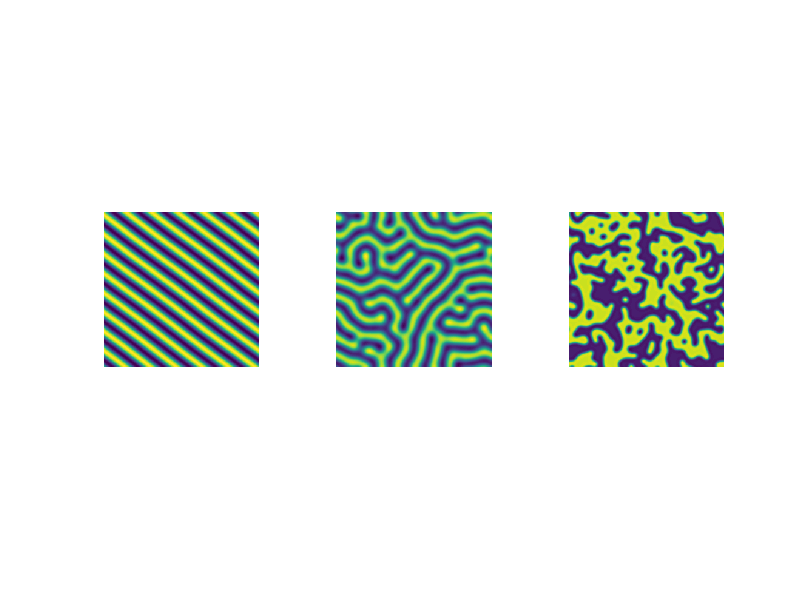

Reproduce this figure in MATLAB.
%% Code modified from http://nile.physics.ncsu.edu/hon292a-f08/
clear all; clc;
%%
epsilon=0.02;
g=0;
ko=1;

%global stop;
stop=0;

L=20*pi;
N=256;
a0=sqrt(4*epsilon/3);
noise = 1e-1;

t=0;
dt=0.03/epsilon;

%Setting up the initial condition
rk = zeros(N);

% --- INITIAL CONDITION 0: RANDOM MATRIX
U=noise*randn(N);
Ut=[t log(max(max(abs(U)))) log(a0)];

% Solving the problem in the Fourier domain
q=zeros(N,1);
for k=1:N
    q(k)=(2*(k-1)/N-1)*pi*N/L;
end
Q=U;
for k=1:N
    for l=1:N
        Q(k,l)=1/(1-dt*(epsilon-(ko^2-(q(k)^2+q(l)^2))^2));
    end
end

%%
n = 0;
cnt = 0;
        
while(cnt < 1)
    n=n+1;
    u=fftshift(fft2(U));
    t=t+dt;
    u=u.*Q;
    U=real(ifft2(ifftshift(u)));
    U=U+dt*(g*U.^2-U.^3);
    %  dt=min(0.1,0.1/(max(max(abs(U))))^3);
    
    Ut=[Ut;t log(max(max(abs(U)))) log(a0)];
    
    if(n == 800)
        cnt = cnt+1;
        
        subplot(1,3,1)
        imagesc(U);
        if n == 800;
           U_1 = U;
        end;   
        axis off
        axis equal
        R(:,:,cnt)=U;
        K(:,:,cnt)=u;
    end
    
end

%%

epsilon=1;
g=0;
ko=1;

%global stop;
stop=0;

L=20*pi;
N=256;
a0=sqrt(4*epsilon/3);
noise = 1e-1;

t=0;
dt=0.03/epsilon;

%Setting up the initial condition
rk = zeros(N);

% --- INITIAL CONDITION 0: RANDOM MATRIX
U=noise*randn(N);
Ut=[t log(max(max(abs(U)))) log(a0)];

% Solving the problem in the Fourier domain
q=zeros(N,1);
for k=1:N
    q(k)=(2*(k-1)/N-1)*pi*N/L;
end
Q=U;
for k=1:N
    for l=1:N
        Q(k,l)=1/(1-dt*(epsilon-(ko^2-(q(k)^2+q(l)^2))^2));
    end
end

%%
n = 0;
cnt = 0;
        
while(cnt < 1)
    n=n+1;
    u=fftshift(fft2(U));
    t=t+dt;
    u=u.*Q;
    U=real(ifft2(ifftshift(u)));
    U=U+dt*(g*U.^2-U.^3);
    %  dt=min(0.1,0.1/(max(max(abs(U))))^3);
    
    Ut=[Ut;t log(max(max(abs(U)))) log(a0)];
    
    if(n == 800)
        cnt = cnt+1;
        
        subplot(1,3,2)
        imagesc(U);
        if n == 800;
           U_2 = U;
        end;   
        axis off
        axis equal
        R(:,:,cnt)=U;
        K(:,:,cnt)=u;
    end
    
end

%%

epsilon=75;
g=0;
ko=1;

%global stop;
stop=0;

L=20*pi;
N=256;
a0=sqrt(4*epsilon/3);
noise = 1e-1;

t=0;
dt=0.03/epsilon;

%Setting up the initial condition
rk = zeros(N);

% --- INITIAL CONDITION 0: RANDOM MATRIX
U=noise*randn(N);
Ut=[t log(max(max(abs(U)))) log(a0)];

% Solving the problem in the Fourier domain
q=zeros(N,1);
for k=1:N
    q(k)=(2*(k-1)/N-1)*pi*N/L;
end
Q=U;
for k=1:N
    for l=1:N
        Q(k,l)=1/(1-dt*(epsilon-(ko^2-(q(k)^2+q(l)^2))^2));
    end
end

%%
n = 0;
cnt = 0;
        
while(cnt < 1)
    n=n+1;
    u=fftshift(fft2(U));
    t=t+dt;
    u=u.*Q;
    U=real(ifft2(ifftshift(u)));
    U=U+dt*(g*U.^2-U.^3);
    %  dt=min(0.1,0.1/(max(max(abs(U))))^3);
    
    Ut=[Ut;t log(max(max(abs(U)))) log(a0)];
    
    if(n == 800)
        cnt = cnt+1;
        
        subplot(1,3,3)
        imagesc(U);
        if n == 800;
           U_3 = U;
        end;   
        axis off
        axis equal
        R(:,:,cnt)=U;
        K(:,:,cnt)=u;
    end
    
end

drawnow
fprintf('Done.\n');

save simulation_data_branchiness